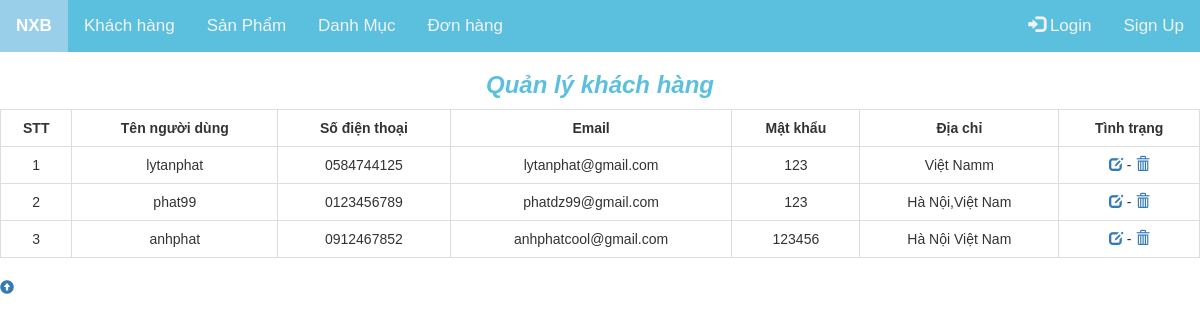
The app's page /admin/indexadmin.php with its own data.
### tables this page shows
CREATE TABLE `nguoi_dung` (
  `id_nd` int(11) NOT NULL,
  `tai_khoan` varchar(50) NOT NULL,
  `mat_khau` varchar(20) NOT NULL,
  `sdt` varchar(15) NOT NULL,
  `email` varchar(100) NOT NULL,
  `dia_chi` varchar(255) NOT NULL
);

### admin/indexadmin.php (the view, shortened to what this page needs)
<?php
require_once ('../connect.php');
?>
<!DOCTYPE html>
<html>
<head>
    <link rel="stylesheet" href="../public/bootstrap-3.3.7-dist/css/bootstrap.css">
    <link rel="stylesheet" type="text/css" href="../public/CSS/2.css">
</head>
<body>
<div class="row" style="margin: 0">
    <div class="topnav" id="myTopnav">
        <a href="../index.php" class="active">NXB</a>
        <a href="indexadmin.php">Khách hàng</a>
        <a href="ds_sp.php">Sản Phẩm</a>
        <a href="ds_danhmuc.php">Danh Mục</a>
        <a href="ds_donhang.php">Đơn hàng</a>
        <?php
        if (isset($_SESSION['account']))
        {
            echo "<a class='regis_log' href=../Logout.php tyle='float: right'>
                  <span class='glyphicon glyphicon-log-out'></span>Log Out: "."
                  <span style='color: #c4e3f3;float: right;margin-left: 5px;'>"
                .$_SESSION['account']."</span></a>";
        }else
        {
            ?>
            <a href="../register.php" class="regis_log">Sign Up</a>
            <a class="regis_log" href="../login.php"><span class="glyphicon glyphicon-log-in"></span> Login</a>
        <?php } ?>
    </div>
</div>
<div class="content">
    <h3 align="center" style="color: #5bc0de"><b><i>Quản lý khách hàng</i></b></h3>
    <div class="table-responsive">
        <table class="table-responsive table-bordered table" style="text-align: center">
            <tr style="font-weight: bold">
                <td>STT</td>
                <td>Tên người dùng</td>
                <td>Số điện thoại</td>
                <td>Email</td>
                <td>Mật khẩu</td>
                <td>Địa chỉ</td>
                <td>Tình trạng</td>
            </tr>
            <?php
            $stt = 1;
            $sql = "SELECT * FROM nguoi_dung WHERE id_nd > 1";
            $q = mysqli_query($conn,$sql);
            while ($num = mysqli_fetch_array($q))
            {
                ?>
                <tr>
                    <td><?php echo $stt; ?></td>
                    <td><?php echo $num['tai_khoan']; ?></td>
                    <td><?php echo $num['sdt']; ?></td>
                    <td><?php echo $num['email']; ?></td>
                    <td><?php echo $num['mat_khau']; ?></td>
                    <td><?php echo $num['dia_chi']; ?></td>
                    <td colspan="2">
                        <a href="sua_nguoidung.php?iduser=<?php echo $num['id_nd']; ?>">
                            <i class="glyphicon glyphicon-edit"></i></a>
                        - <a href="xoa_nguoidung.php?iduser=<?php echo $num['id_nd']; ?>"
                             onClick ="if(confirm('Bạn chắc chắn muốn xóa')) return true;
                             else return false;"><i class="glyphicon glyphicon-trash"></i></a>
                    </td>
                </tr>
                <?php $stt += 1; } ?>
        </table>
    </div>
</div>
<div id="back-to-top" class="back-to-top" data-toggle="tooltip" data-placement="left"
     title="Trở lên đầu trang">
    <span class="glyphicon glyphicon-circle-arrow-up text-primary"></span>
</div>
</body>
</html>

### public/CSS/2.css (style rules this page uses)
* { box-sizing: border-box; }
body { margin:0;font-family:Arial }
.topnav { overflow: hidden; background-color: #5bc0de; }
.topnav a { float: left; display: block; color: #f2f2f2; text-align: center; padding: 14px 16px; text-decoration: none; font-size: 17px; }
.topnav .regis_log { float: right; }
.active { background-color: rgba(0, 0, 0, 0.15); font-weight: bold; color: cornsilk; font-family: unset; }

### records on screen
nguoi_dung: tai_khoan "lytanphat", sdt "0584744125", email "lytanphat@gmail.com", mat_khau "123", dia_chi "Việt Namm"
nguoi_dung: tai_khoan "phat99", sdt "0123456789", email "phatdz99@gmail.com", mat_khau "123", dia_chi "Hà Nội,Việt Nam"
nguoi_dung: tai_khoan "anhphat", sdt "0912467852", email "anhphatcool@gmail.com", mat_khau "123456", dia_chi "Hà Nội Việt Nam"
